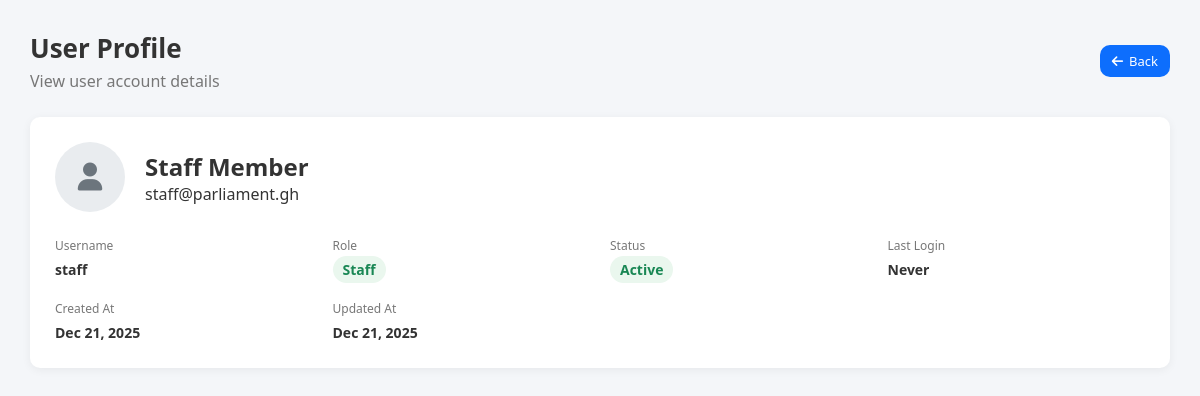
/admin/view_user.php?id=2, run on the app's committed database.
### tables this page shows
CREATE TABLE IF NOT EXISTS users (
    id INT AUTO_INCREMENT PRIMARY KEY,
    username VARCHAR(50) UNIQUE NOT NULL,
    password VARCHAR(255) NOT NULL,
    full_name VARCHAR(100) NOT NULL,
    email VARCHAR(100) UNIQUE NOT NULL,
    role ENUM('admin', 'staff') NOT NULL DEFAULT 'staff',
    status ENUM('active', 'inactive') NOT NULL DEFAULT 'active',
    created_at TIMESTAMP DEFAULT CURRENT_TIMESTAMP,
    updated_at TIMESTAMP DEFAULT CURRENT_TIMESTAMP ON UPDATE CURRENT_TIMESTAMP,
    last_login TIMESTAMP NULL
);

### admin/view_user.php (the view, shortened to what this page needs)
<?php
$user_id = intval($_GET["id"]);
$db = new Database();
$conn = $db->getConnection();
$sql = "SELECT * FROM users WHERE id = ?";
$stmt = $conn->prepare($sql);
$stmt->bind_param("i", $user_id);
$stmt->execute();
$result = $stmt->get_result();
$user = $result->fetch_assoc();
?>
<!DOCTYPE html>
<html lang="en">
<head>
    <link rel="stylesheet" href="https://cdnjs.cloudflare.com/ajax/libs/font-awesome/6.5.1/css/all.min.css">
    <link rel="stylesheet" href="../css/users.css">
    <link rel="stylesheet" href="../css/view_user.css">
</head>
<body>
    <div class="page-container">
        <div class="page-header">
            <div>
                <h1>User Profile</h1>
                <p>View user account details</p>
            </div>
            <a href="users.php" class="btn btn-secondary">
                <i class="fa-solid fa-arrow-left"></i> Back
            </a>
        </div>
        <div class="profile-card">
            <div class="profile-header">
                <div class="avatar">
                    <i class="fa fa-user"></i>
                </div>
                <div>
                    <h2><?php echo htmlspecialchars($user["full_name"]); ?></h2>
                    <p><?php echo htmlspecialchars($user["email"]); ?></p>
                </div>
            </div>
            <div class="profile-grid">
                <div class="info">
                    <label>Username</label>
                    <span><?php echo htmlspecialchars($user["username"]); ?></span>
                </div>
                <div class="info">
                    <label>Role</label>
                    <span class="badge role-<?php echo strtolower($user["role"]); ?>">
                        <?php echo ucfirst($user["role"]); ?>
                    </span>
                </div>
                <div class="info">
                    <label>Status</label>
                    <span class="badge status-<?php echo strtolower($user["status"]); ?>">
                        <?php echo ucfirst($user["status"]); ?>
                    </span>
                </div>
                <div class="info">
                    <label>Last Login</label>
                    <span>
                        <?php echo $user["last_login"]
                            ? date("M d, Y H:i", strtotime($user["last_login"]))
                            : "Never"; ?>
                    </span>
                </div>
                <div class="info">
                    <label>Created At</label>
                    <span><?php echo date("M d, Y", strtotime($user["created_at"])); ?></span>
                </div>
                <div class="info">
                    <label>Updated At</label>
                    <span><?php echo date("M d, Y", strtotime($user["updated_at"])); ?></span>
                </div>
            </div>
        </div>
    </div>
</body>
</html>

### css/users.css (style rules this page uses)
* { margin: 0; padding: 0; box-sizing: border-box; font-family: "Segoe UI", Tahoma, sans-serif; }
body { background: #f4f6f9; color: #333; }
.page-container { padding: 30px; max-width: 1400px; margin: auto; }
.page-header { display: flex; justify-content: space-between; align-items: center; margin-bottom: 25px; }
.page-header h1 { font-size: 26px; }
.page-header p { color: #777; margin-top: 4px; }
.btn { display: inline-flex; align-items: center; gap: 6px; padding: 7px 12px; border-radius: 10px; font-size: 13px; text-decoration: none; color: #fff; }
.btn-secondary { background: #0d6efd; }
.badge { padding: 4px 10px; border-radius: 20px; font-size: 12px; font-weight: 600; }
.role-staff { background: #eaf7ee; color: #198754; }
.status-active { background: #eaf7ee; color: #198754; }

### css/view_user.css (style rules this page uses)
.profile-card { background: #fff; padding: 25px; border-radius: 10px; box-shadow: 0 2px 10px rgba(0, 0, 0, 0.06); }
.profile-header { display: flex; align-items: center; gap: 20px; margin-bottom: 25px; }
.avatar { width: 70px; height: 70px; border-radius: 50%; background: #e9ecef; display: flex; align-items: center; justify-content: center; font-size: 28px; color: #6c757d; }
.profile-grid { display: grid; grid-template-columns: repeat(auto-fit, minmax(250px, 1fr)); gap: 20px; }
.info label { font-size: 12px; color: #777; display: block; margin-bottom: 4px; }
.info span { font-size: 14px; font-weight: 600; }

### data on the page
users: full_name "Staff Member", email "staff@parliament.gh", username "staff", role "Staff", status "Active", created_at "Dec 21, 2025", updated_at "Dec 21, 2025"
